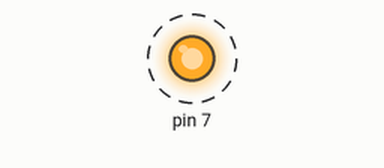
Bench run of a sketch on a simulated Arduino Uno, built with avr-gcc and run on an emulated ATmega328P. Shown: output pins drawn as LEDs (lit = HIGH). Dashed ring = blinking. What the sketch prints to the serial monitor is not drawn.

Above: at 0.5 s.
Timing chart, 0 to 4.6 s (numbered marks = the images above):
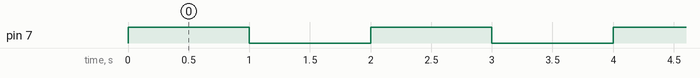

Measured:
- by itself, pin 7: alternates HIGH for 1.0 s and LOW for 1.0 s

The sketch:

kak.ino
```cpp
void setup() {
  Serial.begin(9600);
  pinMode(7, OUTPUT);
}

void loop() {
  digitalWrite(7, HIGH);
  Serial.println(F("ACCESO DIO ETRUSCO"));
  delay(1000);
  digitalWrite(7, LOW);
  Serial.println(F("uffa :("));
  delay(1000);
}
```
